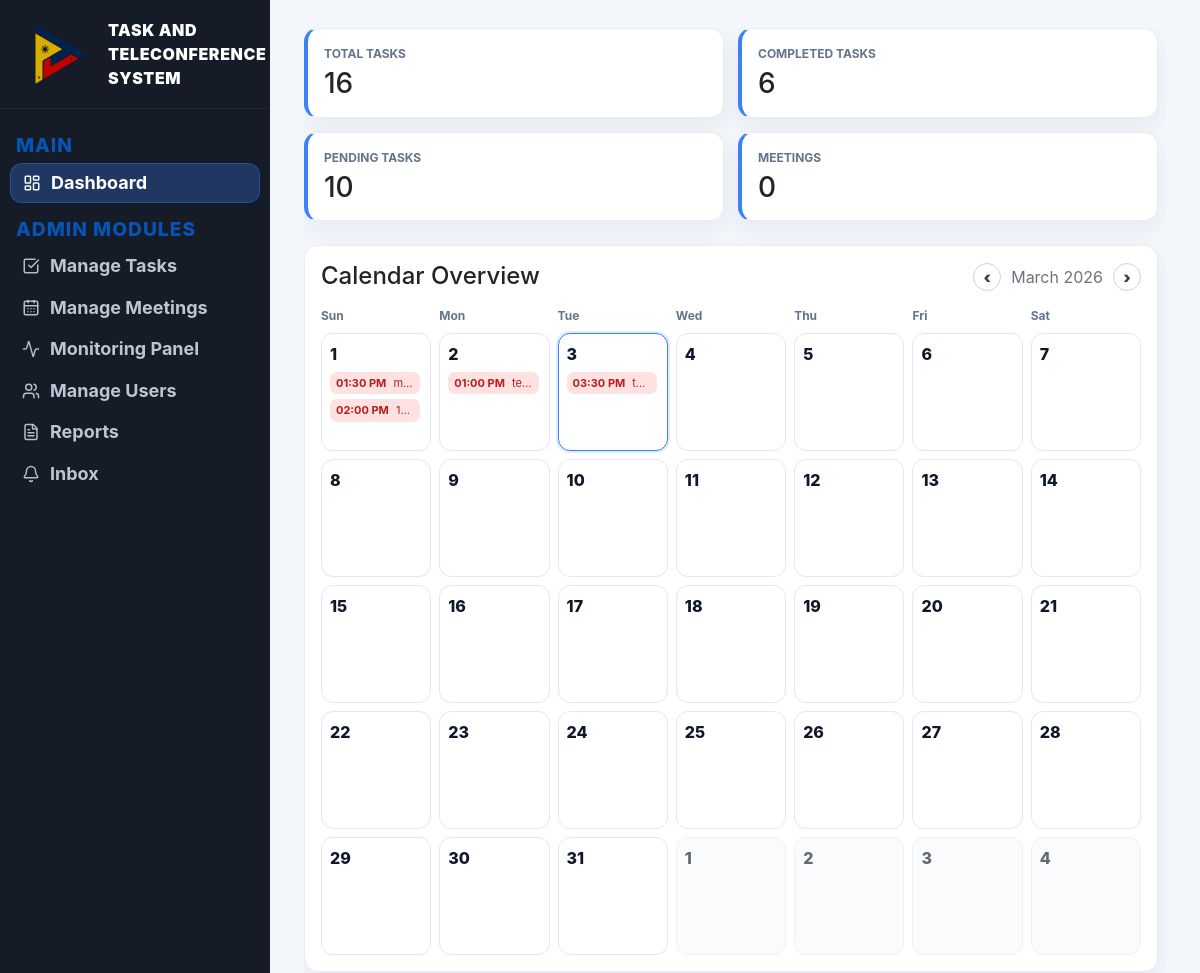
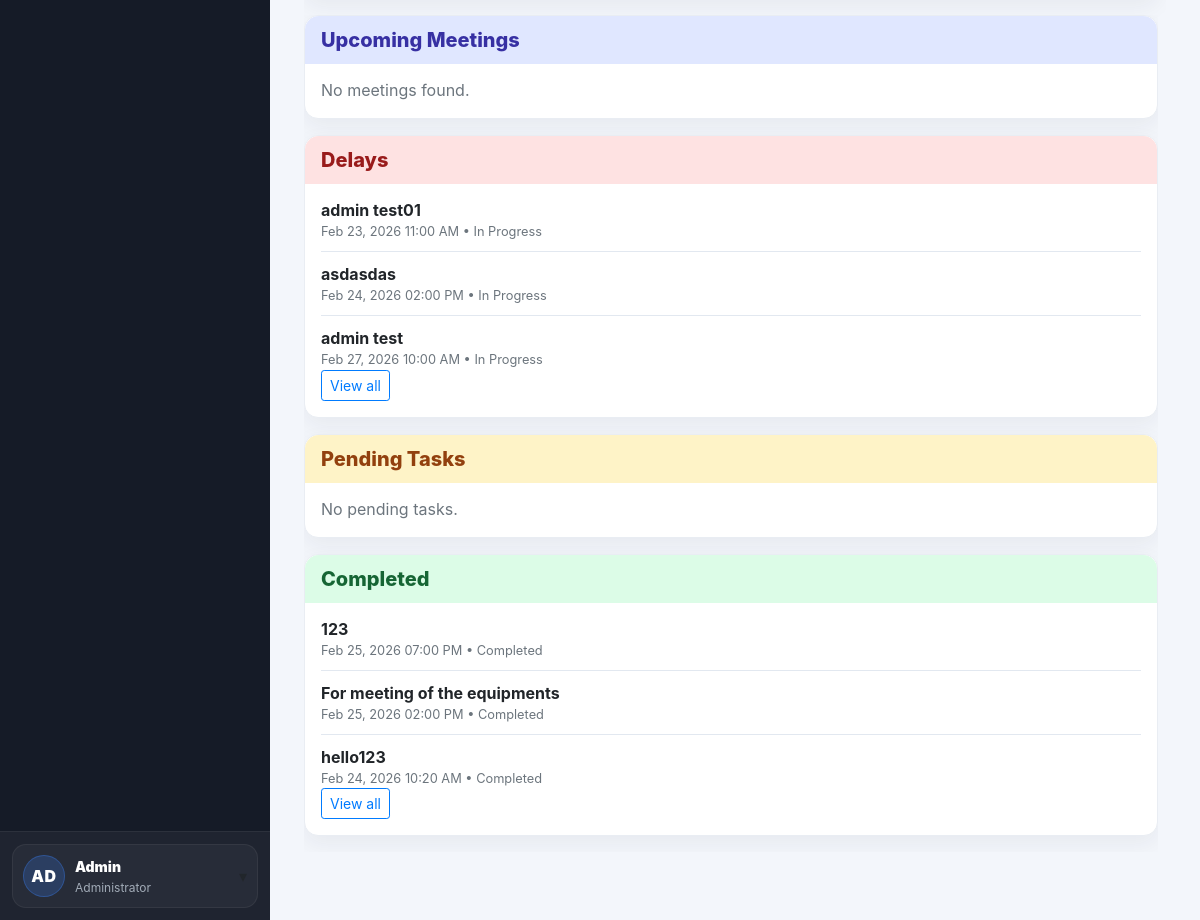
Page /admin (signed in) on the earlier database version (2 pictures, top to bottom).
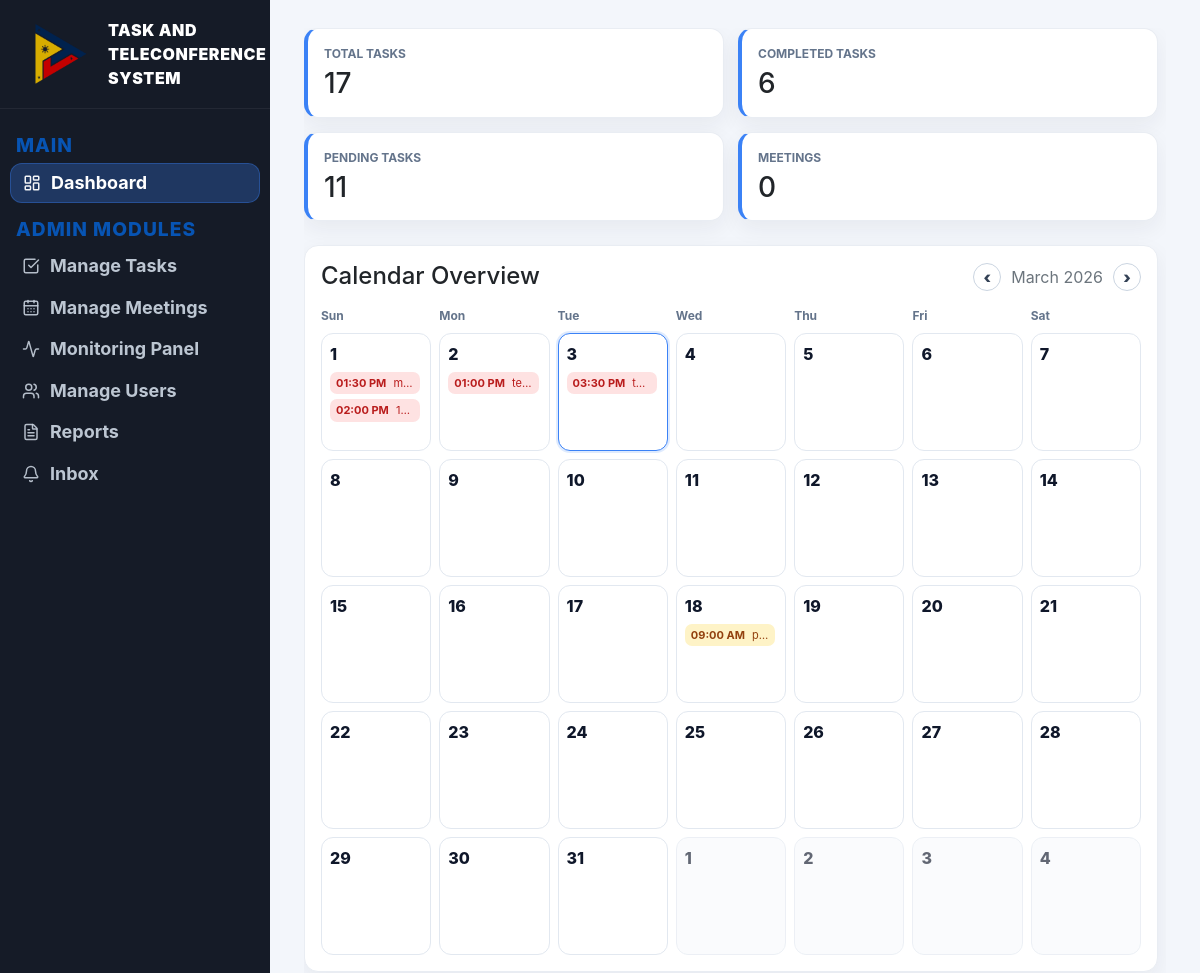
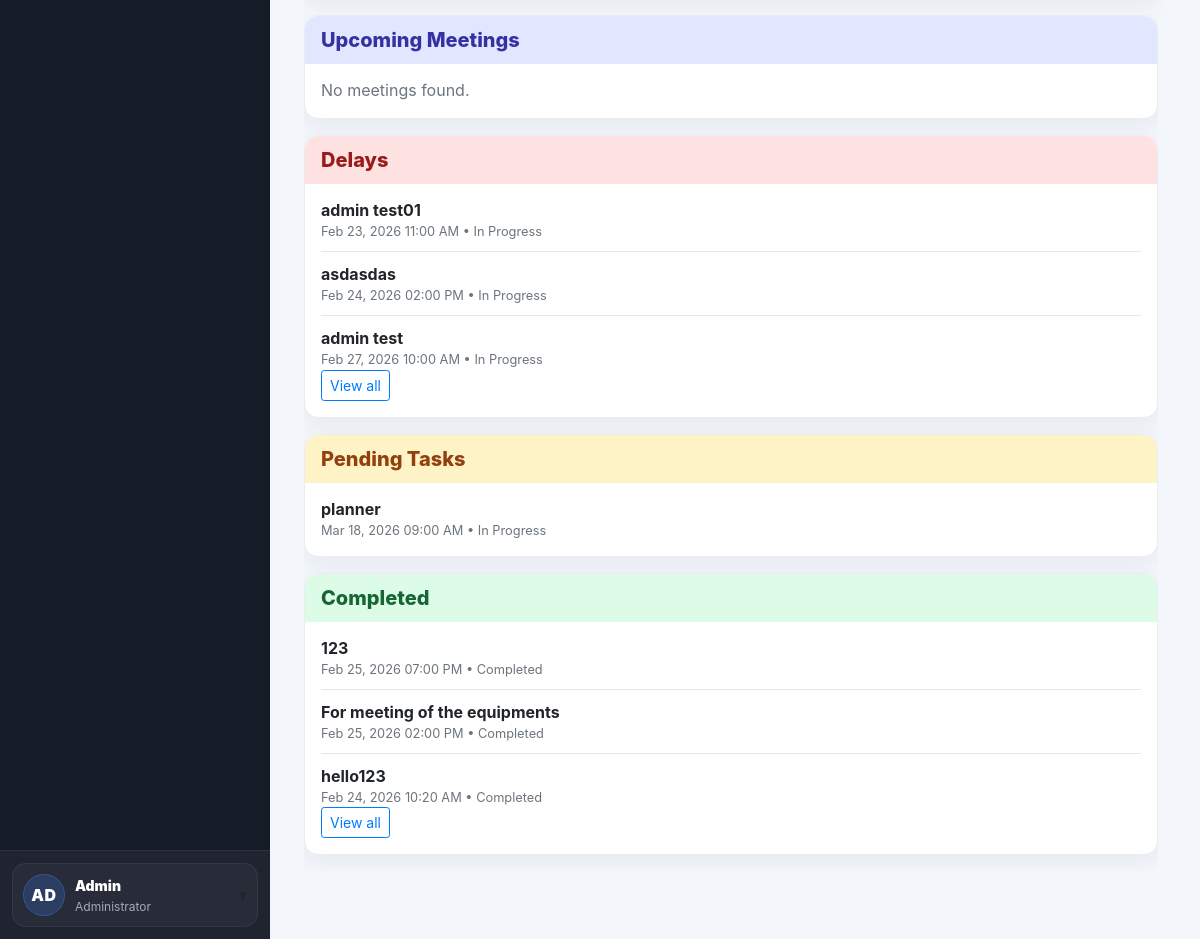
Same page on the later database version (2 pictures, top to bottom).
### website/models.py (models this page shows, shortened)
class User(db.Model, UserMixin):
    id = db.Column(db.Integer, primary_key=True)
    email = db.Column(db.String(150), unique=True)
    password = db.Column(db.String(150))
    firstname = db.Column(db.String(150))
    is_admin = db.Column(db.Boolean, default=False)
    role = db.Column(db.String(20), default="user")
    notes = db.relationship('Note')
    notifications = db.relationship('Notification', lazy=True, cascade="all, delete-orphan")

class Task(db.Model):
    id = db.Column(db.Integer, primary_key=True)
    title = db.Column(db.String(200), nullable=False)
    description = db.Column(db.Text)
    assigned_to = db.Column(db.Integer, db.ForeignKey('user.id'))
    assigned_user = db.relationship('User', foreign_keys=[assigned_to])
    status = db.Column(db.String(50), default="assigned")
    priority = db.Column(db.String(20), default="normal")
    deadline = db.Column(db.DateTime)
    file_path = db.Column(db.String(300))
    last_edited_by = db.Column(db.Integer, nullable=True)
    last_edited_at = db.Column(db.DateTime, server_default=func.now(), onupdate=func.now())
    created_at = db.Column(db.DateTime(timezone=True), server_default=func.now())

### website/views.py (the view, shortened to what this page needs)
@views.route('/admin')
@login_required
@admin_only
def admin_dashboard():
    tasks = Task.query.order_by(Task.deadline.asc()).all()
    notifications = Notification.query.order_by(Notification.created_at.desc()).all()
    unread_count = Notification.query.filter_by(user_id=current_user.id, is_read=False).count()
    tasks_data = []
    for task in tasks:
        if not task.deadline:
            continue
        tasks_data.append({
            "id": task.id,
            "title": task.title,
            "status": (task.status or "").strip().lower(),
            "deadline": task.deadline,
        })
    meetings_data = []
    for notif in notifications:
        title = (notif.title or "").strip()
        message = (notif.message or "").strip()
        label = f"{title} {message}".lower()
        if "meeting" not in label:
            continue
    total_tasks = len(tasks_data)
    completed_tasks = sum(1 for task in tasks_data if task["status"] == "completed")
    pending_tasks = total_tasks - completed_tasks
    total_meetings = len(meetings_data)
    today = ph_today()
    selected_month = request.args.get("month", type=int) or today.month
    selected_year = request.args.get("year", type=int) or today.year
    if selected_month < 1 or selected_month > 12:
        selected_month = today.month
    if selected_year < 1970 or selected_year > 2100:
        selected_year = today.year
    month_calendar = calendar.Calendar(firstweekday=6).monthdatescalendar(selected_year, selected_month)
    first_of_month = date(selected_year, selected_month, 1)
    if selected_month == 1:
        prev_month, prev_year = 12, selected_year - 1
    else:
        prev_month, prev_year = selected_month - 1, selected_year
    if selected_month == 12:
        next_month, next_year = 1, selected_year + 1
    else:
        next_month, next_year = selected_month + 1, selected_year
    events_by_day = {}
    now = ph_now()
    for task in tasks_data:
        event_day = task["deadline"].date()
        task_status = task["status"]
        is_overdue = task["deadline"] < now
        if task_status in {"in_progress", "for_revision"} and is_overdue:
            event_kind = "delay"
        elif task_status == "completed":
            event_kind = "completed"
        elif task_status in {"in_progress", "for_revision"}:
            event_kind = "pending"
        else:
            event_kind = "task"
        events_by_day.setdefault(event_day, []).append({
            "type": "task",
            "kind": event_kind,
            "task_id": task["id"],
            "title": task["title"],
            "time": as_ph_naive(task["deadline"]).strftime("%I:%M %p"),
        })
    delayed_tasks = sorted(
        [
            task for task in tasks_data
            if task["status"] in {"in_progress", "for_revision"} and task["deadline"] < now
        ],
        key=lambda item: item["deadline"]
    )
    pending_task_list = sorted(
        [
            task for task in tasks_data
            if task["status"] in {"in_progress", "for_revision"} and task["deadline"] >= now
        ],
        key=lambda item: item["deadline"]
    )
    completed_task_list = sorted(
        [task for task in tasks_data if task["status"] == "completed"],
        key=lambda item: item["deadline"],
        reverse=True
    )
    upcoming_meetings = sorted(meetings_data, key=lambda item: item["deadline"] or datetime.min)
    return render_template(
        "admin_dashboard.html",
        user=current_user,
        unread_count=unread_count,
        total_tasks=total_tasks,
        completed_tasks=completed_tasks,
        pending_tasks=pending_tasks,
        total_meetings=total_meetings,
        month_name=first_of_month.strftime("%B %Y"),
        month_calendar=month_calendar,
        today=today,
        events_by_day=events_by_day,
        delayed_tasks=delayed_tasks,
        pending_task_list=pending_task_list,
        completed_task_list=completed_task_list,
        upcoming_meetings=upcoming_meetings,
        prev_month=prev_month,
        prev_year=prev_year,
        next_month=next_month,
        next_year=next_year,
        selected_month=selected_month,
        selected_year=selected_year,
    )

### website/templates/admin_dashboard.html (shortened to what this page needs)
{% extends "admin_base.html" %}
{% block content %}
<main class="main-inner admin-dashboard-main">
  <div class="admin-overview-grid mb-4">
    <div class="page-card overview-card">
      <p class="overview-label mb-1">Total Tasks</p>
      <h3 class="mb-0">{{ total_tasks }}</h3>
    </div>
    <div class="page-card overview-card">
      <p class="overview-label mb-1">Completed Tasks</p>
      <h3 class="mb-0">{{ completed_tasks }}</h3>
    </div>
    <div class="page-card overview-card">
      <p class="overview-label mb-1">Pending Tasks</p>
      <h3 class="mb-0">{{ pending_tasks }}</h3>
    </div>
    <div class="page-card overview-card">
      <p class="overview-label mb-1">Meetings</p>
      <h3 class="mb-0">{{ total_meetings }}</h3>
    </div>
  </div>
  <div class="admin-dashboard-layout">
    <section class="page-card">
      <div class="d-flex justify-content-between align-items-center mb-3 cal-header-wrap">
        <h4 class="mb-0">Calendar Overview</h4>
        <div class="calendar-nav">
          <a class="calendar-nav-btn" href="{{ url_for('views.admin_dashboard', month=prev_month, year=prev_year) }}">‹</a>
          <span class="text-muted">{{ month_name }}</span>
          <a class="calendar-nav-btn" href="{{ url_for('views.admin_dashboard', month=next_month, year=next_year) }}">›</a>
        </div>
      </div>
      <div class="calendar-weekdays">
        <span>Sun</span><span>Mon</span><span>Tue</span><span>Wed</span><span>Thu</span><span>Fri</span><span>Sat</span>
      </div>
      <div class="calendar-grid">
        {% for week in month_calendar %}
          {% for day in week %}
            {% set day_events = events_by_day.get(day, []) %}
            <div class="calendar-cell {% if day.month != selected_month %}is-muted{% endif %} {% if day == today %}is-today{% endif %}">
              <div class="calendar-date">{{ day.day }}</div>
              {% if day_events %}
                <div class="calendar-events">
                  {% for event in day_events[:3] %}
                    {% if event.type == 'task' and event.task_id %}
                      <a class="calendar-event {{ event.kind }}" href="{{ url_for('views.manage_tasks', open=event.task_id, highlight=1) }}" title="{{ event.time }} {{ event.title }}">
                        {% if event.time %}<span class="event-time">{{ event.time }}</span>{% endif %}
                        {{ event.title }}
                      </a>
                    {% else %}
                      <div class="calendar-event {{ event.kind }}" title="{{ event.time }} {{ event.title }}">
                        {% if event.time %}<span class="event-time">{{ event.time }}</span>{% endif %}
                        {{ event.title }}
                      </div>
                    {% endif %}
                  {% endfor %}
                </div>
              {% endif %}
            </div>
          {% endfor %}
        {% endfor %}
      </div>
    </section>
    <section class="admin-dashboard-side">
      <div class="page-card mb-3 dashboard-side-card">
        <h5 class="mb-3 panel-title-banner banner-meeting">Upcoming Meetings</h5>
        {% if upcoming_meetings and upcoming_meetings|length > 0 %}
          <ul class="timeline-list side-scroll-list">
            {% for meeting in upcoming_meetings[:3] %}
              <li>
                <strong>{{ meeting.title }}</strong>
                <div class="text-muted small">
                  {{ meeting.deadline.strftime('%b %d, %Y %I:%M %p') if meeting.deadline else 'No schedule' }}
                </div>
              </li>
            {% endfor %}
          </ul>
          {% if upcoming_meetings|length > 3 %}
            <a class="btn btn-sm btn-outline-primary" href="{{ url_for('views.manage_meetings') }}">View all</a>
          {% endif %}
        {% else %}
          <p class="text-muted mb-0">No meetings found.</p>
        {% endif %}
      </div>
      <div class="page-card mb-3 dashboard-side-card">
        <h5 class="mb-3 panel-title-banner banner-delay">Delays</h5>
        {% if delayed_tasks and delayed_tasks|length > 0 %}
          <ul class="timeline-list side-scroll-list">
            {% for task in delayed_tasks[:3] %}
              <li>
                <strong>
                  <a class="dashboard-task-link" href="{{ url_for('views.manage_tasks', open=task.id, highlight=1) }}">{{ task.title }}</a>
                </strong>
                <div class="text-muted small">
                  {{ task.deadline.strftime('%b %d, %Y %I:%M %p') if task.deadline else 'No deadline' }}
                  • {{ task.status|replace('_', ' ')|title }}
                </div>
              </li>
            {% endfor %}
          </ul>
          {% if delayed_tasks|length > 3 %}
            <a class="btn btn-sm btn-outline-primary" href="{{ url_for('views.manage_tasks', filter='delayed') }}">View all</a>
          {% endif %}
        {% else %}
          <p class="text-muted mb-0">No delayed tasks.</p>
        {% endif %}
      </div>
      <div class="page-card mb-3 dashboard-side-card">
        <h5 class="mb-3 panel-title-banner banner-pending">Pending Tasks</h5>
        {% if pending_task_list and pending_task_list|length > 0 %}
          <ul class="timeline-list side-scroll-list">
            {% for task in pending_task_list[:3] %}
              <li>
                <strong>
                  <a class="dashboard-task-link" href="{{ url_for('views.manage_tasks', open=task.id, highlight=1) }}">{{ task.title }}</a>
                </strong>
                <div class="text-muted small">
                  {{ task.deadline.strftime('%b %d, %Y %I:%M %p') if task.deadline else 'No deadline' }}
                  • {{ task.status|replace('_', ' ')|title }}
                </div>
              </li>
            {% endfor %}
          </ul>
        {% else %}
          <p class="text-muted mb-0">No pending tasks.</p>
        {% endif %}
      </div>
      <div class="page-card mb-3 dashboard-side-card">
        <h5 class="mb-3 panel-title-banner banner-completed">Completed</h5>
        {% if completed_task_list and completed_task_list|length > 0 %}
          <ul class="timeline-list side-scroll-list">
            {% for task in completed_task_list[:3] %}
              <li>
                <strong>
                  <a class="dashboard-task-link" href="{{ url_for('views.manage_tasks', open=task.id, highlight=1) }}">{{ task.title }}</a>
                </strong>
                <div class="text-muted small">
                  {{ task.deadline.strftime('%b %d, %Y %I:%M %p') if task.deadline else 'No deadline' }}
                  • Completed
                </div>
              </li>
            {% endfor %}
          </ul>
          {% if completed_task_list|length > 3 %}
            <a class="btn btn-sm btn-outline-primary" href="{{ url_for('views.manage_tasks', filter='completed') }}">View all</a>
          {% endif %}
        {% else %}
          <p class="text-muted mb-0">No completed tasks yet.</p>
        {% endif %}
      </div>
    </section>
  </div>
</main>
{% endblock %}

### website/templates/admin_base.html (shortened to what this page needs)
<!DOCTYPE html>
<html>
<head>
  <link rel="stylesheet"
        href="https://stackpath.bootstrapcdn.com/bootstrap/4.4.1/css/bootstrap.min.css"/>
  <link rel="stylesheet"
        href="https://stackpath.bootstrapcdn.com/font-awesome/4.7.0/css/font-awesome.min.css"/>
  <link rel="stylesheet" href="{{ url_for('static', filename='styles.css') }}">
</head>
<body>
<div class="app-shell">
  <aside class="sidebar-dark">
    <div class="sidebar-brand">
      <img src="{{ url_for('static', filename='assets/PTV_LOGO.png') }}" alt="PTV Logo" class="sidebar-brand-logo">
      <span>TASK AND TELECONFERENCE SYSTEM</span>
    </div>
    <div class="sidebar-nav">
      <div class="sidebar-section">MAIN</div>
      <a class="sidebar-link {% if request.endpoint == 'views.admin_dashboard' %}active{% endif %}"
         href="{{ url_for('views.admin_dashboard') }}">
        <i data-lucide="layout-dashboard" class="sidebar-icon" aria-hidden="true"></i>
        <span>Dashboard</span>
      </a>
      <div class="sidebar-section">ADMIN MODULES</div>
      <a class="sidebar-link {% if request.endpoint == 'views.manage_tasks' %}active{% endif %}"
         href="{{ url_for('views.manage_tasks') }}">
        <i data-lucide="check-square" class="sidebar-icon" aria-hidden="true"></i>
        <span>Manage Tasks</span>
      </a>
      <a class="sidebar-link {% if request.endpoint == 'views.manage_meetings' %}active{% endif %}"
         href="{{ url_for('views.manage_meetings') }}">
        <i data-lucide="calendar-days" class="sidebar-icon" aria-hidden="true"></i>
        <span>Manage Meetings</span>
      </a>
      <a class="sidebar-link {% if request.endpoint == 'views.monitoring_panel' %}active{% endif %}"
         href="{{ url_for('views.monitoring_panel') }}">
        <i data-lucide="activity" class="sidebar-icon" aria-hidden="true"></i>
        <span>Monitoring Panel</span>
      </a>
      <a class="sidebar-link {% if request.endpoint == 'views.manage_users' %}active{% endif %}"
         href="{{ url_for('views.manage_users') }}">
        <i data-lucide="users" class="sidebar-icon" aria-hidden="true"></i>
        <span>Manage Users</span>
      </a>
      <a class="sidebar-link {% if request.endpoint == 'views.reports' %}active{% endif %}"
         href="{{ url_for('views.reports') }}">
        <i data-lucide="file-text" class="sidebar-icon" aria-hidden="true"></i>
        <span>Reports</span>
      </a>
      <a class="sidebar-link {% if request.endpoint == 'views.inbox_admin' %}active{% endif %}"
         href="{{ url_for('views.inbox_admin') }}">
        <i data-lucide="bell" class="sidebar-icon" aria-hidden="true"></i>
        <span>Inbox</span>
      </a>
    </div>
    {% if current_user.is_authenticated %}
    <div class="sidebar-footer">
      {% set parts = (current_user.firstname or '').split() %}
      {% set first = parts[0] if parts|length > 0 else '' %}
      {% set last = parts[-1] if parts|length > 1 else '' %}
      {% set initials = (first[:1] ~ (last[:1] if last else (first[1:2] if first|length > 1 else ''))).upper() %}
      <div class="user-box" id="userBox">
        <button class="user-trigger" type="button" id="userToggle">
          <div class="user-row">
            <div class="user-avatar">{{ initials }}</div>
            <div>
              <div class="user-name">{{ current_user.firstname }}</div>
              <div class="user-sub">Administrator</div>
            </div>
          </div>
          <div class="caret">▾</div>
        </button>
      </div>
    </div>
    {% endif %}
  </aside>
  <main class="main-area">
    <div class="content-wrap">
      {% block content %}{% endblock %}
    </div>
  </main>
</div>
</body>
</html>

Differences in the rows shown:
added Task: time "09:00 AM", title "p…", title "planner", deadline "Mar 18, 2026 09:00 AM", status "In Progress"
Other differences:
{{ total_tasks }}: "16" → "17"
{{ pending_tasks }}: "10" → "11"
text no longer shown: "No pending tasks."
